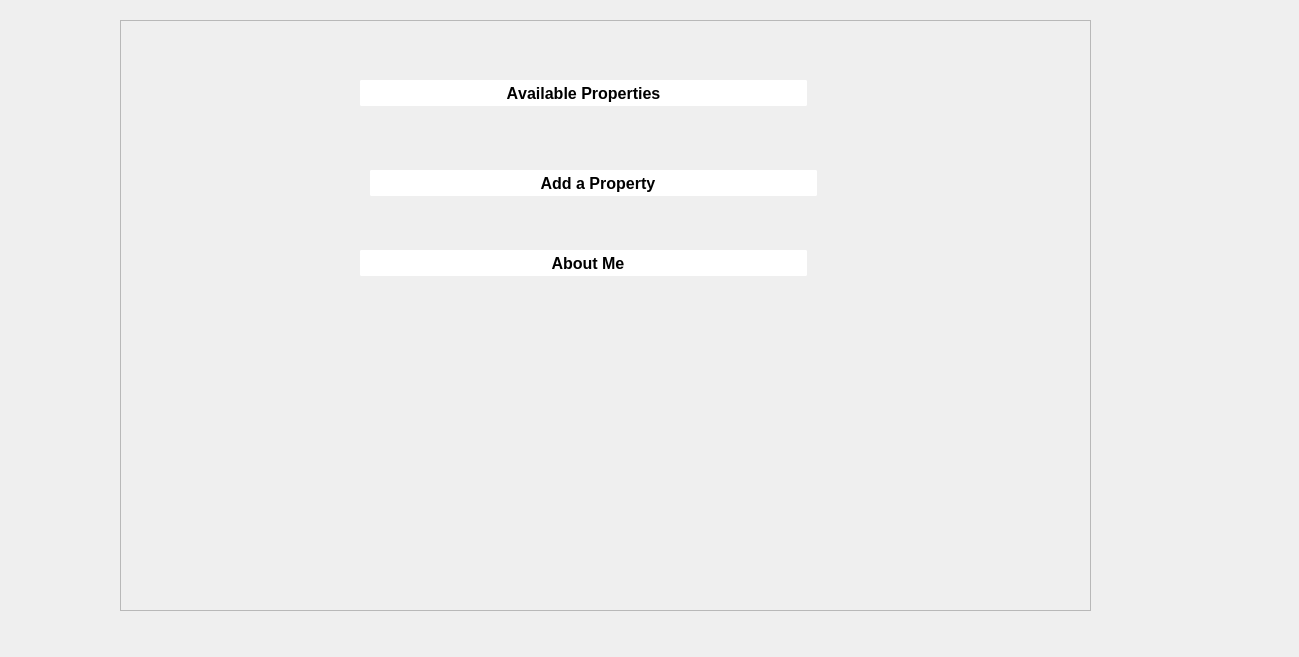
<?xml version="1.0" encoding="UTF-8"?>
<ui version="4.0">
 <class>Form_testtt</class>
 <widget class="QWidget" name="Form_testtt">
  <property name="geometry">
   <rect>
    <x>0</x>
    <y>0</y>
    <width>1299</width>
    <height>657</height>
   </rect>
  </property>
  <property name="windowTitle">
   <string>Form</string>
  </property>
  <widget class="QWidget" name="verticalLayoutWidget">
   <property name="geometry">
    <rect>
     <x>120</x>
     <y>20</y>
     <width>971</width>
     <height>591</height>
    </rect>
   </property>
   <layout class="QVBoxLayout" name="verticalLayout">
    <item>
     <widget class="QFrame" name="frame_2">
      <property name="frameShape">
       <enum>QFrame::StyledPanel</enum>
      </property>
      <property name="frameShadow">
       <enum>QFrame::Raised</enum>
      </property>
      <widget class="QPushButton" name="pushButton_2">
       <property name="geometry">
        <rect>
         <x>240</x>
         <y>60</y>
         <width>447</width>
         <height>26</height>
        </rect>
       </property>
       <property name="font">
        <font>
         <pointsize>12</pointsize>
         <italic>false</italic>
         <bold>true</bold>
         <stylestrategy>PreferDefault</stylestrategy>
         <kerning>false</kerning>
        </font>
       </property>
       <property name="styleSheet">
        <string notr="true">#pushButton_2
{
color: black;
	background: rgb(255,255,255);
	border: 2px solid white;
	border-radius: 2px;
}
#pushButton_2:hover
{
	background: rgb(220,220,200);
}</string>
       </property>
       <property name="text">
        <string>Available Properties</string>
       </property>
       <property name="icon">
        <iconset>
         <normaloff>images/report.png</normaloff>images/report.png</iconset>
       </property>
      </widget>
      <widget class="QPushButton" name="pushButton_6">
       <property name="geometry">
        <rect>
         <x>250</x>
         <y>150</y>
         <width>447</width>
         <height>26</height>
        </rect>
       </property>
       <property name="font">
        <font>
         <pointsize>12</pointsize>
         <italic>false</italic>
         <bold>true</bold>
         <stylestrategy>PreferDefault</stylestrategy>
         <kerning>false</kerning>
        </font>
       </property>
       <property name="styleSheet">
        <string notr="true">#pushButton_6
{
color: black;
	background: rgb(255,255,255);
	border: 2px solid white;
	border-radius: 2px;
}
#pushButton_6:hover
{
	background: rgb(220,220,200);
}</string>
       </property>
       <property name="text">
        <string>  Add a Property</string>
       </property>
       <property name="icon">
        <iconset>
         <normaloff>images/home.png</normaloff>images/home.png</iconset>
       </property>
      </widget>
      <widget class="QPushButton" name="pushButton_7">
       <property name="geometry">
        <rect>
         <x>240</x>
         <y>230</y>
         <width>447</width>
         <height>26</height>
        </rect>
       </property>
       <property name="font">
        <font>
         <pointsize>12</pointsize>
         <italic>false</italic>
         <bold>true</bold>
         <stylestrategy>PreferDefault</stylestrategy>
         <kerning>false</kerning>
        </font>
       </property>
       <property name="mouseTracking">
        <bool>true</bool>
       </property>
       <property name="styleSheet">
        <string notr="true">#pushButton_7
{
color: black;
	background: rgb(255,255,255);
	border: 2px solid white;
	border-radius: 2px;
}
#pushButton_7:hover
{
	background: rgb(220,220,200);
}</string>
       </property>
       <property name="text">
        <string>  About Me</string>
       </property>
       <property name="icon">
        <iconset>
         <normaloff>images/user.png</normaloff>images/user.png</iconset>
       </property>
       <property name="autoDefault">
        <bool>false</bool>
       </property>
       <property name="default">
        <bool>false</bool>
       </property>
       <property name="flat">
        <bool>false</bool>
       </property>
      </widget>
     </widget>
    </item>
   </layout>
  </widget>
 </widget>
 <resources/>
 <connections/>
</ui>
